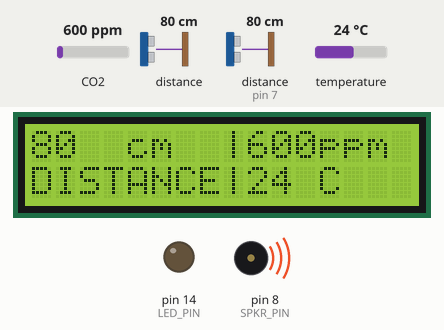
The sketch below on a simulated Arduino Uno, built with avr-gcc and run on an emulated ATmega328P. On the bench: 16×2 character LCD, output pins drawn as LEDs (lit = HIGH), buzzer (waves = sounding). Wiring (inferred from the names in the program): ultrasonic range finder: trigger pin 9; echo pin 7. The test bench sets the inputs (shaded band); at power-on: distance to the obstacle (sensor on pin 7) 80 cm, CO2 600 ppm, distance to the obstacle 80 cm, temperature 24 °C. The echo pulse lasts 58.3 µs per cm; pins used as bus, display or sensor lines are not drawn.

Above: at 1.3 s.
1.4 s: distance to the obstacle (sensor on pin 7) set to 35 cm
At 3.6 s:
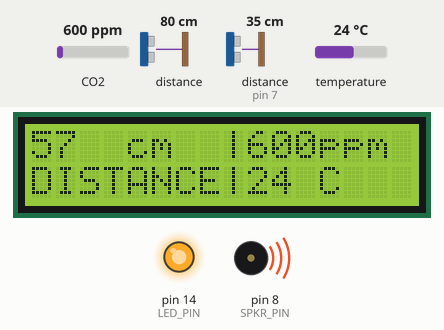
7.7 s: CO2 set to 452 ppm
At 10.7 s:
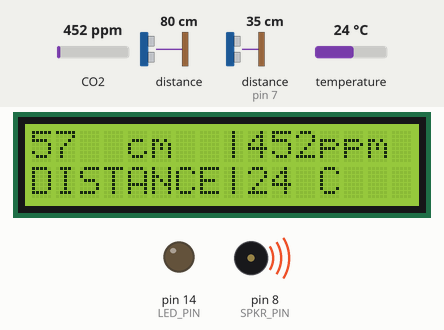
11.6 s: distance to the obstacle (sensor 0) set to 2 cm
At 14.6 s:
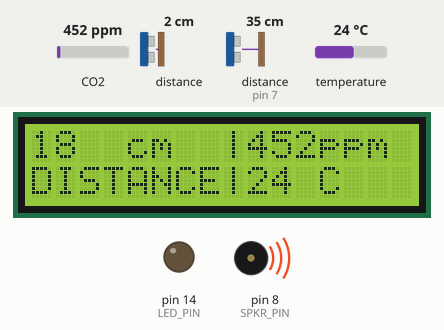
15.5 s: temperature set to 12 °C
At 19.7 s:
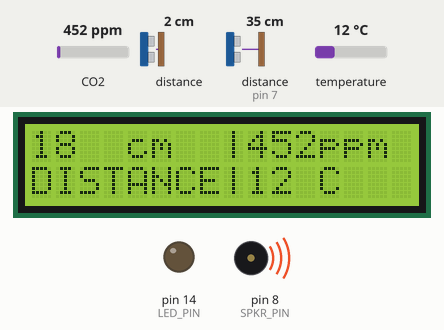
19.8 s: distance to the obstacle (sensor on pin 7) set to 2 cm
At 23.4 s:
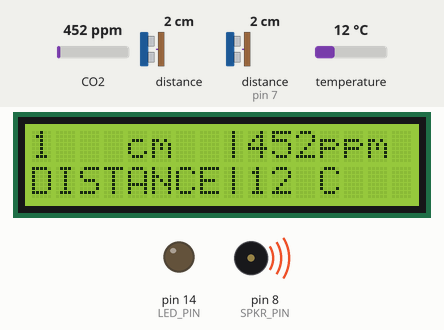
23.7 s: distance to the obstacle (sensor on pin 7) set to 4 cm
At 26.0 s:
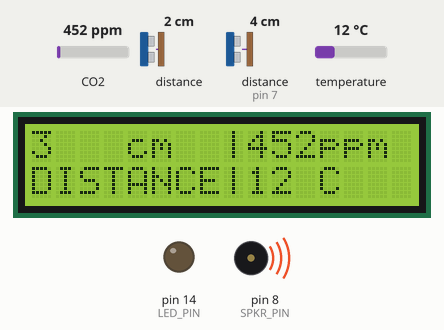
Timing chart, 0 to 28.6 s (numbered marks = the images above; inputs shaded):
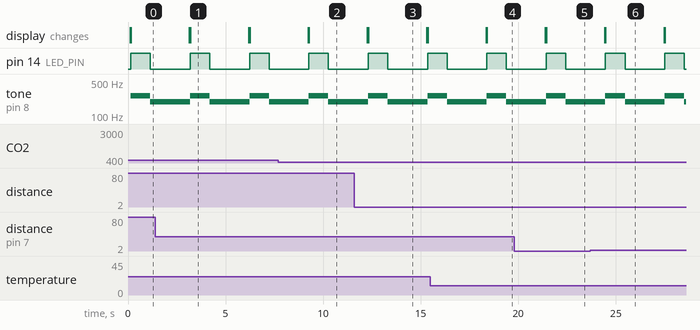

The sketch:

soc_dist_sens.ino
```cpp
/*
   Social Distancing Sensor
*/

#include <LiquidCrystal.h> // library for LCD-Display
#include <TFMPlus.h>       // library for Lidar: TFMini Plus Library
#include <MHZ19.h>         // library for CO2: MHZ19B
#include <SoftwareSerial.h>

// serial boud rates
#define BAUDRATE_LIDAR 115200
#define BAUDRATE_CO2 9600

// speaker tunes
#define NOTE_C4  262
#define NOTE_G3  196

// ultrasonic sensor pins
#define TRIG_PIN  9
#define ECHO_PIN  7

// co2 sensor
#define RX_PIN 6
#define TX_PIN 10

// led pin
#define LED_PIN 14

// speaker pin
#define SPKR_PIN 8

LiquidCrystal lcd(12, 11, 5, 4, 3, 2);
TFMPlus tfmP;     // TFMini Plus "object"
SoftwareSerial mySerial(RX_PIN, TX_PIN);
MHZ19 myMHZ19;    // MH_Z19B "object"

int distance;
int ultrasonicDistance;
int lidarDistance;

int co2Level;
int temperature;

int16_t tfDist; // Distance to object in centimeters
int16_t tfFlux; // Strength or quality of return signal
int16_t tfTemp; // Internal temperature of Lidar sensor chip

/**
   Reads data from ultrasonic sensor (time).
*/
long readUltrasonicDistance(int triggerPin, int echoPin) {
  pinMode(triggerPin, OUTPUT);  // Clear the trigger
  digitalWrite(triggerPin, LOW);
  delayMicroseconds(2);

  // Sets the trigger pin to HIGH state for 10 microseconds
  digitalWrite(triggerPin, HIGH);
  delayMicroseconds(10);
  digitalWrite(triggerPin, LOW);
  pinMode(echoPin, INPUT);

  // Reads the echo pin, and returns the sound wave travel time in microseconds
  return pulseIn(echoPin, HIGH);
}

/**
   Converts ultrasonic distance to centimeters.
*/
int getUltrasonicDistance() {
  return 0.01723 * readUltrasonicDistance(TRIG_PIN, ECHO_PIN);
}

/**
   Get the lidar distance in centimeters.
*/
int getLidarDistance() {
  if (tfmP.getData(tfDist, tfFlux, tfTemp)) {
    return tfDist;
  }
  return -1;
}

/**
   Get distance as an average value of lidar and ultrasonic sensor.
*/
void getDistance() {

  ultrasonicDistance = getUltrasonicDistance();
  lidarDistance = getLidarDistance();

  if (ultrasonicDistance < 30) {
    distance = ultrasonicDistance;
  } else if (lidarDistance > 400) {
    distance = lidarDistance;
  } else if (lidarDistance == -1) {
    distance = ultrasonicDistance;
  } else {
    distance = (lidarDistance + ultrasonicDistance) / 2;
  }
}

/**
   Get co2 value and temperature from co2 sensor:
*/
void getCo2Data() {
  co2Level = myMHZ19.getCO2();
  temperature = myMHZ19.getTemperature();
}

/**
   Let LED blink and activate alarm
   if distance to close.
*/
void setAlarm() {
  digitalWrite(LED_PIN, HIGH);
  setTone(true);
  delay(1000);

  digitalWrite(LED_PIN, LOW);
  setTone(false);
  delay(1000);
}

/**
   Plays alarm sound
*/
void setTone(boolean ledIsOn) {
  if (ledIsOn) {
    noTone(SPKR_PIN);
    tone(SPKR_PIN, NOTE_C4);
  } else {
    noTone(SPKR_PIN);
    tone(SPKR_PIN, NOTE_G3);
  }
}

/**
   Print the co2 level data and temperature
   if the level is ok, or the "alarm message"
   if the level is to high, and you should aerate
   the room.
*/
void printCo2Data(bool toHigh) {
  toHigh = false;
  if (toHigh) {
    lcd.setCursor(9, 0);
    lcd.print("AIR THE");
    lcd.setCursor(9, 1);
    lcd.print("ROOM!");
  } else {
    lcd.setCursor(9, 0);
    lcd.print(co2Level);
    lcd.setCursor(12, 0);
    lcd.print("ppm");
    lcd.setCursor(9, 1);
    lcd.print(temperature);
    lcd.setCursor(12, 1);
    lcd.print("C");
  }
}

/**
   Print distance if under 1200cm
   and ABSTAND if less than 200cm.
*/
void printDistance(int distance) {
  lcd.setCursor(0, 0);
  lcd.print(distance);
  lcd.setCursor(4, 0);
  lcd.print("cm");
  lcd.setCursor(8, 0);
  lcd.print("|");
  lcd.setCursor(0, 1);
  lcd.print("        |");

  if (distance < 200) {
    lcd.setCursor(0, 1);
    lcd.print("DISTANCE|");
    setAlarm();
  } else if (distance > 1200) {
    lcd.clear();
    lcd.setCursor(0, 0);
    lcd.print(">1200cm |");
  } else {
    noTone(SPKR_PIN);           // turn Speaker off
    digitalWrite(LED_PIN, LOW); // turn LED off
  }
}


void setup() {
  lcd.begin(16, 2);
  lcd.clear();
  Serial.begin(BAUDRATE_LIDAR);
  delay(20);           // give port time to initialize
  tfmP.begin(&Serial); // initialize device library object and...
  pinMode(LED_PIN, OUTPUT);
  delay(20);
  mySerial.begin(BAUDRATE_CO2);
  myMHZ19.begin(mySerial);
  myMHZ19.autoCalibration();
}

void loop() {

  getCo2Data();

  // print co2 value
  printCo2Data(co2Level < 1000);

  getDistance();

  // print distance value
  printDistance(distance);

  delay(1000);
  lcd.clear();
}
```

Measured:
- by itself, pin 14 (LED_PIN): alternates HIGH for 1.0 s and LOW for 2.0 s
- by itself, tone on pin 8 (SPKR_PIN): alternates 262 Hz for 1.0 s and 196 Hz for 2.0 s
- what the display in image 1 shows lasts 3.0 s, from 3.2 s to 6.2 s
